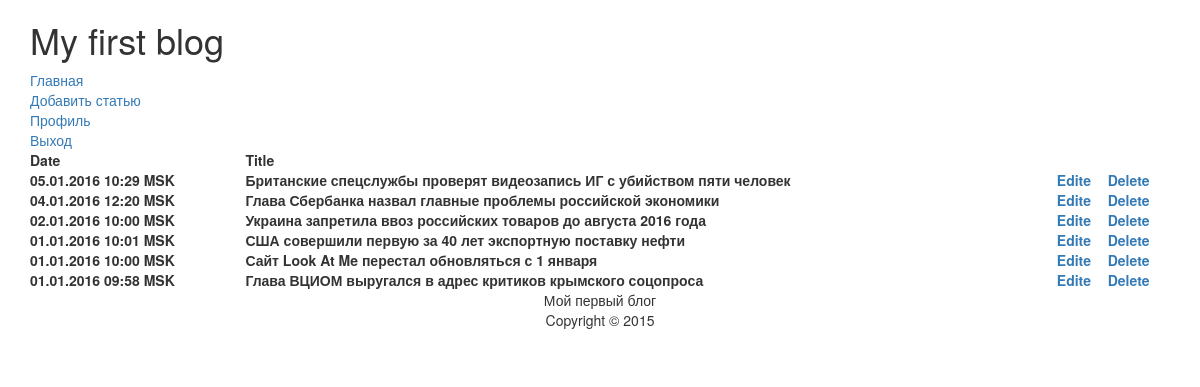
The page /?section=admin (signed in) on the database its author committed.
### tables this page shows
CREATE TABLE "articles" (
	`id`	INTEGER NOT NULL PRIMARY KEY AUTOINCREMENT,
	`title`	TEXT,
	`content`	TEXT,
	`timestamp`	INTEGER
);

### index.php (called while the page is built, shortened)
<?php
include TEMPLATE_DIR.'main.php';
?>

### includes/class/articles.php (called while the page is built, shortened)
<?php
class Articles {
	private $db;
	private $date_format;
	public function __construct($db, $date_format = 'd.m.Y H:i T') {
		$this->db = $db;
		$this->date_format = $date_format;
	}
	public function get_all() {
		$return = false;
		$query = "SELECT * FROM articles ORDER BY timestamp DESC;";
		$result = $this->db->query($query);
		if($result) {
			while (true) {
				$row = $result->fetchArray(SQLITE3_ASSOC);
				if ($row) {
					$row['date'] = date($this->date_format, $row['timestamp']);
					$return[] = $row;
				} else {
					break;
				}
			}
		}
		return $return;
	}
}
?>

### includes/templates/admin.php (the view)
<?php
if ($user->hasRights($user_id, ADMIN)) {
	require_once(CLASS_DIR.'articles.php');
	$article_list = (new Articles($db))->get_all();
} else {
	return_back();
}
?>
<table class='admin-table'>
	<tr>
		<th>Date</th>
		<th>Title</th>
		<th></th>
		<th></th>
	</tr>
<?php foreach ($article_list as $article) : ?>
  <tr>
    <th><?=$article['date']?></th>
    <th><?=$article['title']?></th>
    <th><a href='<?=ROOT_DIR.'?section=admin_form&id='.$article['id']?>'>Edite</a></th>
    <th><a href='<?=SCRIPT_DIR.'actions.php?action=deleteArticle&id='.$article['id']?>'>Delete</a></th>
  </tr>
<?php endforeach; ?>
</table>

### style/style.css (style rules this page uses)
.admin-table { width: 100%; }

### rows shown on the page
articles: date "05.01.2016 10:29 MSK", title "Британские спецслужбы проверят видеозапись ИГ с убийством пяти человек"
articles: date "04.01.2016 12:20 MSK", title "Глава Сбербанка назвал главные проблемы российской экономики"
articles: date "02.01.2016 10:00 MSK", title "Украина запретила ввоз российских товаров до августа 2016 года"
articles: date "01.01.2016 10:01 MSK", title "США совершили первую за 40 лет экспортную поставку нефти"
articles: date "01.01.2016 10:00 MSK", title "Сайт Look At Me перестал обновляться с 1 января"
articles: date "01.01.2016 09:58 MSK", title "Глава ВЦИОМ выругался в адрес критиков крымского соцопроса"

### other values the page prints
$blog->get_title() "My first blog"
$item['name'] "Главная"
$item['name'] "Добавить статью"
$item['name'] "Профиль"
$item['name'] "Выход"
